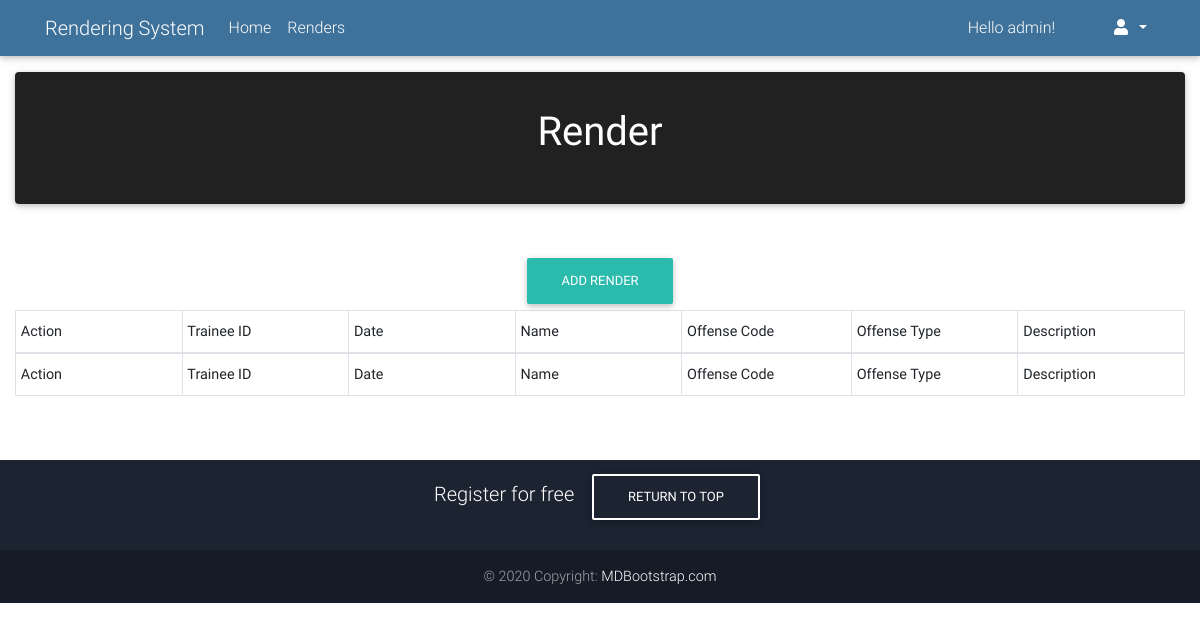
Before: /User/render.php (signed in) with the older database file.
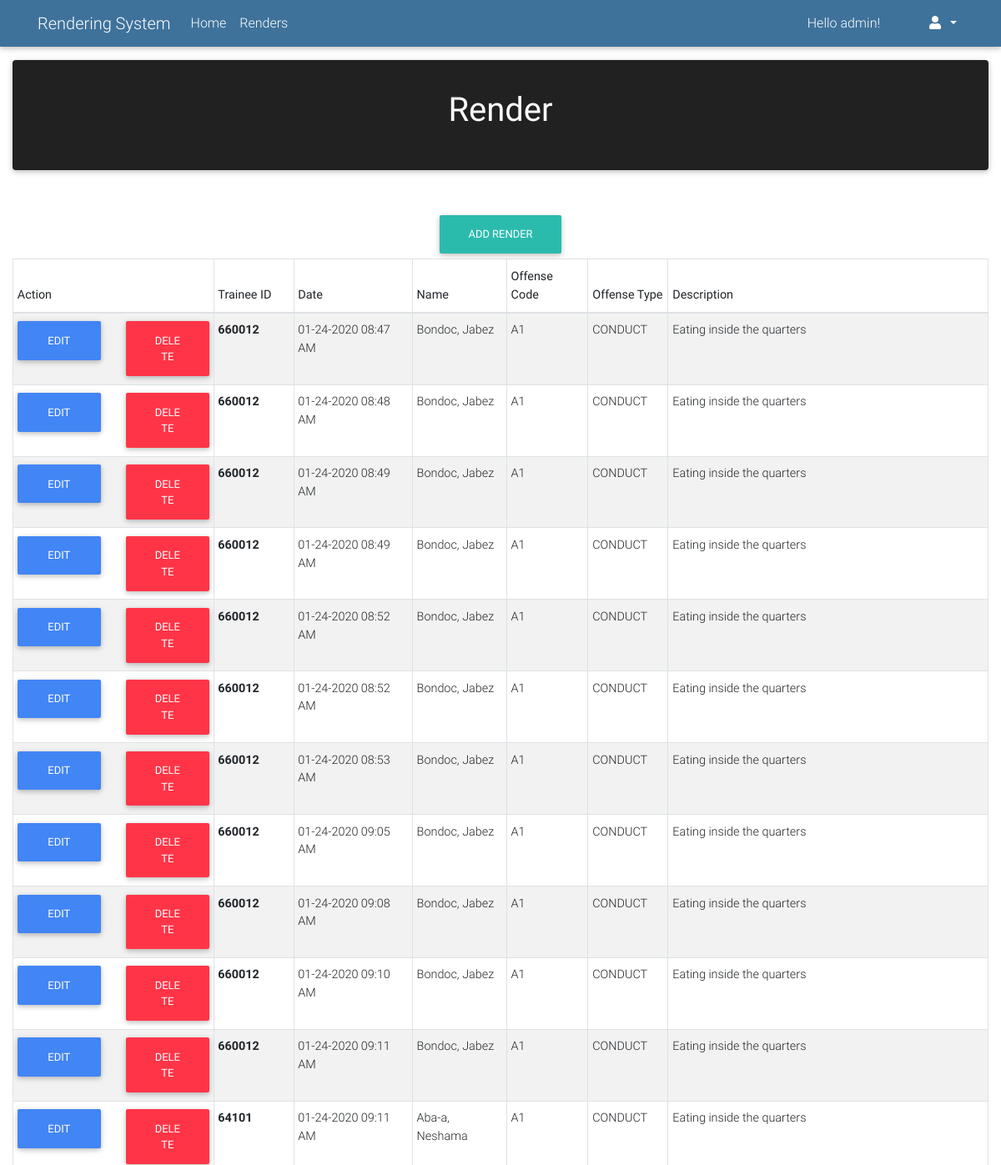
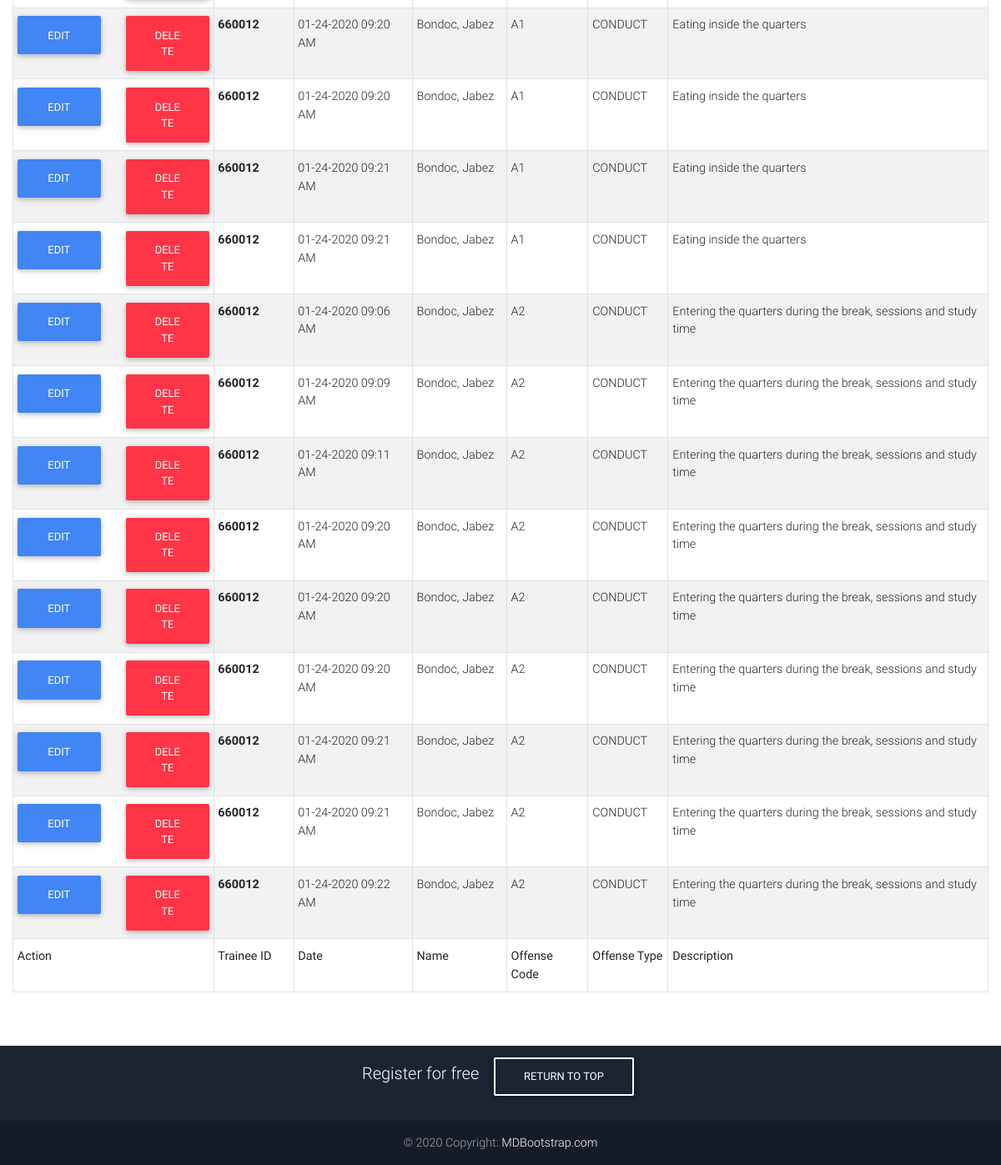
After: the same page with the newer database file (2 pictures, top to bottom).
### tables this page shows
CREATE TABLE IF NOT EXISTS `render_tb` (
  `render_id` int(11) NOT NULL AUTO_INCREMENT,
  `trainee_id` int(11) NOT NULL,
  `department_id` int(11) NOT NULL,
  `rule_id` int(11) NOT NULL,
  `render_date` timestamp NOT NULL DEFAULT CURRENT_TIMESTAMP ON UPDATE CURRENT_TIMESTAMP,
  PRIMARY KEY (`render_id`),
  KEY `department_id` (`department_id`),
  KEY `trainee_id` (`trainee_id`),
  KEY `rule_id` (`rule_id`)
);

CREATE TABLE IF NOT EXISTS `trainee_tb` (
  `trainee_id` int(11) NOT NULL,
  `first_name` varchar(100) NOT NULL,
  `last_name` varchar(100) NOT NULL,
  `id_name` varchar(100) NOT NULL,
  `gender` varchar(10) NOT NULL,
  `class` varchar(10) NOT NULL,
  `class_group` varchar(10) NOT NULL,
  `room` varchar(10) NOT NULL,
  `team` varchar(10) NOT NULL,
  `status` varchar(100) NOT NULL,
  `is_grounded` int(11) NOT NULL,
  `summaries` int(11) NOT NULL,
  `words` int(11) NOT NULL,
  `levitical_service` int(11) NOT NULL,
  PRIMARY KEY (`trainee_id`)
);

CREATE TABLE IF NOT EXISTS `rules_tb` (
  `rule_id` int(11) NOT NULL AUTO_INCREMENT,
  `department_id` int(11) NOT NULL,
  `offense_code` varchar(50) NOT NULL,
  `offense_type` varchar(100) NOT NULL,
  `offense_description` varchar(500) NOT NULL,
  PRIMARY KEY (`rule_id`),
  KEY `department_id` (`department_id`)
);

### User/render.php (the view, shortened to what this page needs)
<?php include("header.php"); ?>
<?php
	require_once("../config/connectDatabase.php");
	$sql = "SELECT trainee_tb.trainee_id, rules_tb.rule_id, trainee_tb.last_name, trainee_tb.first_name, trainee_tb.id_name,
	rules_tb.offense_code, rules_tb.offense_type, rules_tb.offense_description,
	render_tb.render_id, render_tb.render_date
	FROM render_tb
	INNER JOIN trainee_tb ON trainee_tb.trainee_id = render_tb.trainee_id
	INNER JOIN rules_tb ON rules_tb.rule_id = render_tb.rule_id
	INNER JOIN department_tb ON department_tb.department_id = render_tb.department_id";
	$result = mysqli_query($conn, $sql);
 ?>
<div class="container-fluid mt-3">
		<div class="row">
			<div class="col-sm-12 col-md-8 col-lg-12">
				<div class="card text-white bg-dark pt-3 pb-3">
				  	<div class="card-body text-center">
				    	<h1 class="card-title">Render</h1>
				  	</div>
				</div>
			</div>
		</div>
	</div>
<div class="container-fluid">
	<main class="mt-5">
		<div class="text-center">
			<a href="add_render.php"><button class="btn btn-default">Add Render</button></a>
		</div>
		<div class="table-responsive">
			<table id="dtTrainees" class="table table-sm table-striped table-bordered" cellspacing="0" width="100%">
				<thead>
					<tr>
						<th class="th-sm">Action
						</th>
						<th class="th-sm">Trainee ID
						</th>
						<th class="th-sm">Date
						</th>
						<th class="th-sm">Name
						</th>
						<th class="th-sm">Offense Code
						</th>
						<th class="th-sm">Offense Type
						</th>
						<th class="th-sm">Description
						</th>
					</tr>
				</thead>
				<tbody>
					<?php while($row = mysqli_fetch_assoc($result)) {
							$render_id = $row['render_id'];
							$trainee_id = $row['trainee_id'];
							$rule_id = $row['rule_id'];
							$first_name = $row['first_name'];
							$last_name = $row['last_name'];
							$render_date = $row['render_date'];
							$offense_code = $row['offense_code'];
							$offense_type = $row['offense_type'];
							$offense_description = $row['offense_description'];
						 ?>
					<tr>
						<td>
							<div class="row">
								<div class="col-sm-12 col-md-12 col-lg-6 mb-3">
									<a href="edit_render.php?id_render=<?php echo $render_id; ?>&id_rule=<?php echo $rule_id ?>&id_trainee=<?php echo $trainee_id ?>">
										<button class="btn btn-block btn-primary">Edit</button></a>
								</div>
								<div class="col-sm-12 col-md-12 col-lg-6">
									<button class="btn btn-block btn-danger" data-toggle="modal" data-target="#deleteModal<?php echo $render_id ?>">Delete</button>
								</div>
							</div>
						</td>
						<td class="font-weight-bold"><?php echo $trainee_id; ?></td>
						<td><?php echo date('m-d-Y h:i A', strtotime($render_date)); ?></td>
						<td><?php echo $last_name; ?>, <?php echo $first_name; ?></td>
						<td><?php echo $offense_code ?></td>
						<td><?php echo $offense_type; ?></td>
						<td><?php echo $offense_description; ?></td>
					</tr>
					<?php } ?>
				</tbody>
				<tfoot>
					<tr>
						<th class="th-sm">Action
						</th>
						<th class="th-sm">Trainee ID
						</th>
						<th class="th-sm">Date
						</th>
						<th class="th-sm">Name
						</th>
						<th class="th-sm">Offense Code
						</th>
						<th class="th-sm">Offense Type
						</th>
						<th class="th-sm">Description
						</th>
					</tr>
				</tfoot>
			</table>
		</div>
	</main>
</div>
<?php include("footer.php"); ?>
</body>
</html>

### User/header.php (shortened to what this page needs)
<!DOCTYPE html>
<html>
<head>
	<link rel="stylesheet" type="text/css" href="../dist/css/all.css">
	<link rel="stylesheet" type="text/css" href="../dist/css/bootstrap.css">
	<link rel="stylesheet" type="text/css" href="../dist/css/mdb.css">
	<link rel="stylesheet" type="text/css" href="../dist/css/style.css">
	<link href="../dist/css/addons/datatables.min.css" rel="stylesheet">
	<link rel="stylesheet" href="../dist/css/bootstrap-select.min.css">
</head>
<body>
	<header>
		<nav class="navbar navbar-expand-lg navbar-dark unique-color">
			<div class="container">
				<a class="navbar-brand" id="topSection" href="#">Rendering System</a>
				<div class="collapse navbar-collapse" id="navbarNav">
					<ul class="navbar-nav">
						<li class="nav-item">
							<a class="nav-link" href="index.php">Home</a>
						</li>
						<li class="nav-item">
							<a class="nav-link" href="render.php">Renders</a>
						</li>
					</ul>
					<ul class="navbar-nav ml-auto">
						<li class="nav-item">
							<span class="navbar-text white-text mr-5">
								Hello <?php echo htmlspecialchars($_SESSION["username"]); ?>!
							</span>
						</li>
						<li class="nav-item dropdown">
							<a class="nav-link dropdown-toggle" id="navbarDropdownMenuLink-333" data-toggle="dropdown"
							aria-haspopup="true" aria-expanded="false">
							<i class="fas fa-user"></i>
							</a>
						</li>
					</ul>
				</div>
			</div>
		</nav>
	</header>

### User/footer.php (shortened to what this page needs)
<footer class="page-footer font-small unique-color-dark mt-5 footer text-center">
	<div class="container">
		<ul class="list-unstyled list-inline py-2">
			<li class="list-inline-item">
				<h5 class="mb-1">Register for free</h5>
			</li>
			<li class="list-inline-item">
				<a href="#topSection" class="btn btn-outline-white btn-rounded">Return to top</a>
			</li>
		</ul>
	</div>
	<div class="footer-copyright text-center py-3">© 2020 Copyright:
		<a href="https://mdbootstrap.com/education/bootstrap/"> MDBootstrap.com</a>
	</div>
</footer>

Changed rows visible on the page:
added render_tb: trainee.trainee_id "660012", render_date "01-24-2020 08:47 AM", trainee.last_name "Bondoc", trainee.first_name "Jabez", rule.offense_code "A1", rule.offense_type "CONDUCT", rule.offense_description "Eating inside the quarters"
added render_tb: trainee.trainee_id "660012", render_date "01-24-2020 08:48 AM", trainee.last_name "Bondoc", trainee.first_name "Jabez", rule.offense_code "A1", rule.offense_type "CONDUCT", rule.offense_description "Eating inside the quarters"
added render_tb: trainee.trainee_id "660012", render_date "01-24-2020 08:49 AM", trainee.last_name "Bondoc", trainee.first_name "Jabez", rule.offense_code "A1", rule.offense_type "CONDUCT", rule.offense_description "Eating inside the quarters"
added render_tb: trainee.trainee_id "660012", render_date "01-24-2020 08:49 AM", trainee.last_name "Bondoc", trainee.first_name "Jabez", rule.offense_code "A1", rule.offense_type "CONDUCT", rule.offense_description "Eating inside the quarters"
added render_tb: trainee.trainee_id "660012", render_date "01-24-2020 08:52 AM", trainee.last_name "Bondoc", trainee.first_name "Jabez", rule.offense_code "A1", rule.offense_type "CONDUCT", rule.offense_description "Eating inside the quarters"
added render_tb: trainee.trainee_id "660012", render_date "01-24-2020 08:52 AM", trainee.last_name "Bondoc", trainee.first_name "Jabez", rule.offense_code "A1", rule.offense_type "CONDUCT", rule.offense_description "Eating inside the quarters"
added render_tb: trainee.trainee_id "660012", render_date "01-24-2020 08:53 AM", trainee.last_name "Bondoc", trainee.first_name "Jabez", rule.offense_code "A1", rule.offense_type "CONDUCT", rule.offense_description "Eating inside the quarters"
added render_tb: trainee.trainee_id "660012", render_date "01-24-2020 09:05 AM", trainee.last_name "Bondoc", trainee.first_name "Jabez", rule.offense_code "A1", rule.offense_type "CONDUCT", rule.offense_description "Eating inside the quarters"
added render_tb: trainee.trainee_id "660012", render_date "01-24-2020 09:08 AM", trainee.last_name "Bondoc", trainee.first_name "Jabez", rule.offense_code "A1", rule.offense_type "CONDUCT", rule.offense_description "Eating inside the quarters"
added render_tb: trainee.trainee_id "660012", render_date "01-24-2020 09:10 AM", trainee.last_name "Bondoc", trainee.first_name "Jabez", rule.offense_code "A1", rule.offense_type "CONDUCT", rule.offense_description "Eating inside the quarters"
added render_tb: trainee.trainee_id "660012", render_date "01-24-2020 09:11 AM", trainee.last_name "Bondoc", trainee.first_name "Jabez", rule.offense_code "A1", rule.offense_type "CONDUCT", rule.offense_description "Eating inside the quarters"
added render_tb: trainee.trainee_id "64101", render_date "01-24-2020 09:11 AM", trainee.last_name "Aba-a", trainee.first_name "Neshama", rule.offense_code "A1", rule.offense_type "CONDUCT", rule.offense_description "Eating inside the quarters"
added render_tb: trainee.trainee_id "660012", render_date "01-24-2020 09:20 AM", trainee.last_name "Bondoc", trainee.first_name "Jabez", rule.offense_code "A1", rule.offense_type "CONDUCT", rule.offense_description "Eating inside the quarters"
added render_tb: trainee.trainee_id "660012", render_date "01-24-2020 09:20 AM", trainee.last_name "Bondoc", trainee.first_name "Jabez", rule.offense_code "A1", rule.offense_type "CONDUCT", rule.offense_description "Eating inside the quarters"
added render_tb: trainee.trainee_id "660012", render_date "01-24-2020 09:21 AM", trainee.last_name "Bondoc", trainee.first_name "Jabez", rule.offense_code "A1", rule.offense_type "CONDUCT", rule.offense_description "Eating inside the quarters"
added render_tb: trainee.trainee_id "660012", render_date "01-24-2020 09:21 AM", trainee.last_name "Bondoc", trainee.first_name "Jabez", rule.offense_code "A1", rule.offense_type "CONDUCT", rule.offense_description "Eating inside the quarters"
added render_tb: trainee.trainee_id "660012", render_date "01-24-2020 09:06 AM", trainee.last_name "Bondoc", trainee.first_name "Jabez", rule.offense_code "A2", rule.offense_type "CONDUCT", rule.offense_description "Entering the quarters during the break, sessions and study time"
added render_tb: trainee.trainee_id "660012", render_date "01-24-2020 09:09 AM", trainee.last_name "Bondoc", trainee.first_name "Jabez", rule.offense_code "A2", rule.offense_type "CONDUCT", rule.offense_description "Entering the quarters during the break, sessions and study time"
added render_tb: trainee.trainee_id "660012", render_date "01-24-2020 09:11 AM", trainee.last_name "Bondoc", trainee.first_name "Jabez", rule.offense_code "A2", rule.offense_type "CONDUCT", rule.offense_description "Entering the quarters during the break, sessions and study time"
added render_tb: trainee.trainee_id "660012", render_date "01-24-2020 09:20 AM", trainee.last_name "Bondoc", trainee.first_name "Jabez", rule.offense_code "A2", rule.offense_type "CONDUCT", rule.offense_description "Entering the quarters during the break, sessions and study time"
added render_tb: trainee.trainee_id "660012", render_date "01-24-2020 09:20 AM", trainee.last_name "Bondoc", trainee.first_name "Jabez", rule.offense_code "A2", rule.offense_type "CONDUCT", rule.offense_description "Entering the quarters during the break, sessions and study time"
added render_tb: trainee.trainee_id "660012", render_date "01-24-2020 09:20 AM", trainee.last_name "Bondoc", trainee.first_name "Jabez", rule.offense_code "A2", rule.offense_type "CONDUCT", rule.offense_description "Entering the quarters during the break, sessions and study time"
added render_tb: trainee.trainee_id "660012", render_date "01-24-2020 09:21 AM", trainee.last_name "Bondoc", trainee.first_name "Jabez", rule.offense_code "A2", rule.offense_type "CONDUCT", rule.offense_description "Entering the quarters during the break, sessions and study time"
added render_tb: trainee.trainee_id "660012", render_date "01-24-2020 09:21 AM", trainee.last_name "Bondoc", trainee.first_name "Jabez", rule.offense_code "A2", rule.offense_type "CONDUCT", rule.offense_description "Entering the quarters during the break, sessions and study time"
added render_tb: trainee.trainee_id "660012", render_date "01-24-2020 09:22 AM", trainee.last_name "Bondoc", trainee.first_name "Jabez", rule.offense_code "A2", rule.offense_type "CONDUCT", rule.offense_description "Entering the quarters during the break, sessions and study time"
